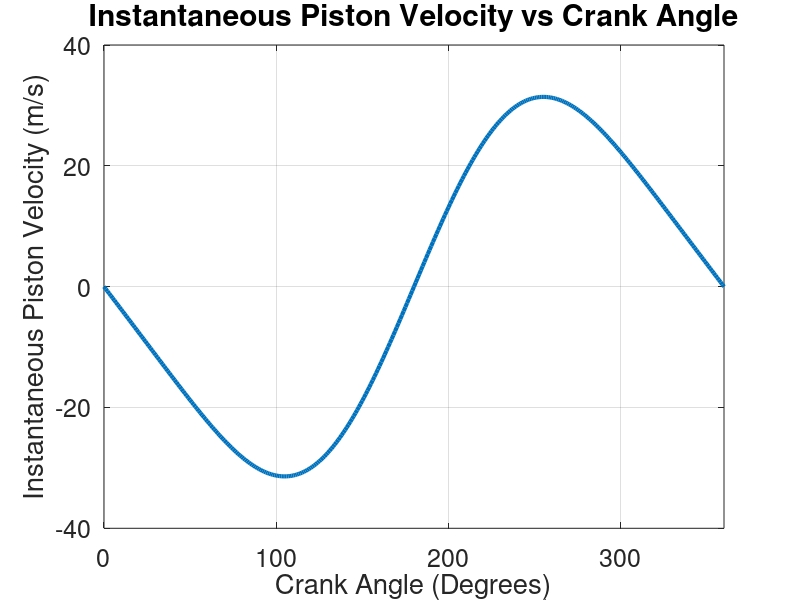
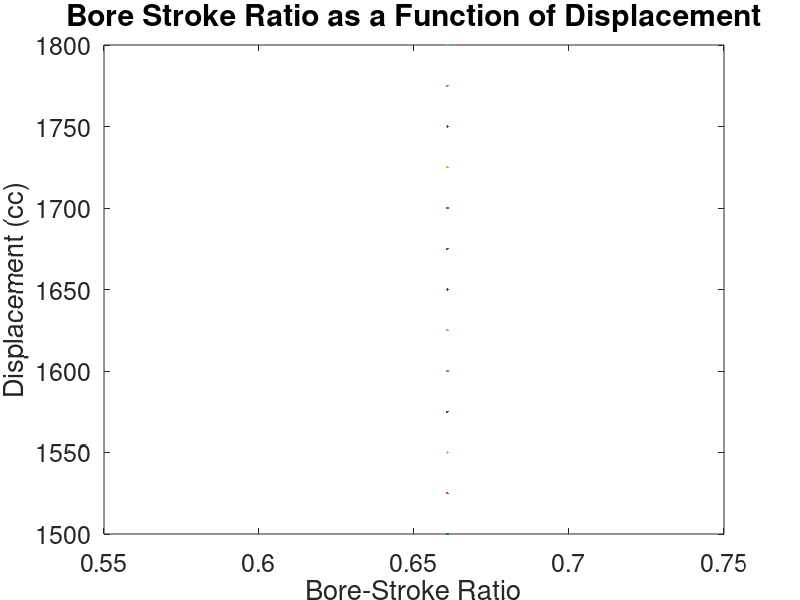
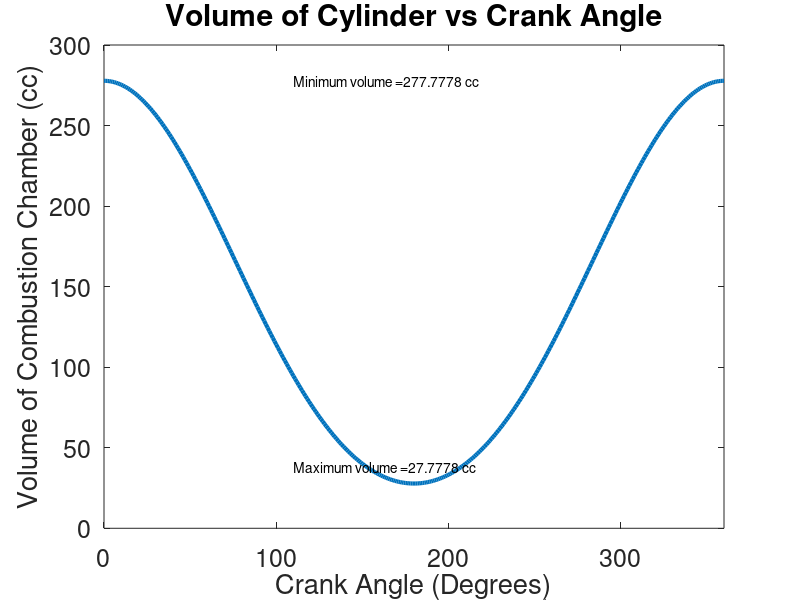

Write MATLAB code to recreate these figures, in order.
%%
% This program calculates bore, stroke based on a given ratio
% Also calculates crank radius and length 
% Calculates volume as a function of time

clear all
clc
close all

set(0, 'DefaultAxesFontWeight', 'normal', ...
      'DefaultAxesFontSize', 18, ...
      'DefaultAxesFontAngle', 'normal', ... 
      'DefaultAxesFontWeight', 'normal', ... 
      'DefaultAxesTitleFontWeight', 'bold', ...
      'DefaultAxesTitleFontSizeMultiplier', 1.2) ;
set(groot,'defaultLineLineWidth',3)


total_displacement = 1500; %cc
%for total_d = 1500: 25: 1800
S = 1500; %cM/sec
N = 5000/60; %rev/sec

% Heywood 44
stroke = S/(2 * N); %cM

displacement = total_displacement / 6; %cubic centimeters

% Heywood p 51, d = b^2* pi * L/4
bore = sqrt(4 * displacement /(pi*stroke)) %cm
R_bs = bore/stroke %Unitless bore stroke ratio 

% orrr
bs_ratio = 1.1;
stroke = (sqrt(4*displacement)/(sqrt(pi)*bs_ratio))^(2/3);
mean_p_speed = stroke * 2 * 5000/60;
max_p_speed = stroke * 2 * 9400/60;
bore = sqrt(4 * displacement /(pi*stroke))

%%
% Heywood p 43
crank_rad = stroke/2 %cm
% C rad/length ~ = 1/3
crank_l = 3.5 * crank_rad %cm

rc = 10

% Vc = Vtotal / (rc -1)
Vc = (1500/6)/(rc -1)

i = 1
for theta = -180:1:180
    % Heywood 44
    s(i) = crank_rad * cos(theta*pi/180) + sqrt(crank_l^2 + (crank_rad^2) * (sin(theta*pi/180))^2); 
    % Heywood 43
    v(i) = Vc + (crank_l + crank_rad - s(i))*(pi*bore(1)^2)/4;
    i = i + 1;
end


%%

%45 of heywood: 
N = 9000
mean_piston_speed = 2 * stroke/100 * N/60
R = 3.5 
i = 1
for theta = -180:1:180
    % Heywood 44
    piston_speed(i) = mean_piston_speed * (pi/2) * sin(theta*pi/180)*(1+ ((cos(theta*pi/180))/sqrt(R^2 - (sin(theta*pi/180))^2)))
    i = i + 1;
end
figure
% TEmp asa fun of angle
plot(0:1:360, piston_speed)
xlim([0,360])
xlabel('Crank Angle (Degrees)')
ylabel('Instantaneous Piston Velocity (m/s)')
grid

title('Instantaneous Piston Velocity vs Crank Angle')

figure

%%
plot(R_bs, total_displacement : 25 : 1800)
xlabel('Bore-Stroke Ratio')
ylabel('Displacement (cc)')
title('Bore Stroke Ratio as a Function of Displacement')
figure
 
% TEmp asa fun of angle
plot(0:1:360, v)
xlim([0,360])
xlabel('Crank Angle (Degrees)')
ylabel('Volume of Combustion Chamber (cc)')
title('Volume of Cylinder vs Crank Angle')
st = strcat('Minimum volume =  ' , num2str(v(1)), ' cc')
ht = text(110, v(1), st);
st = strcat('Maximum volume =  ' , num2str(v(181)), ' cc')
ht = text(110, v(181)+10, st);